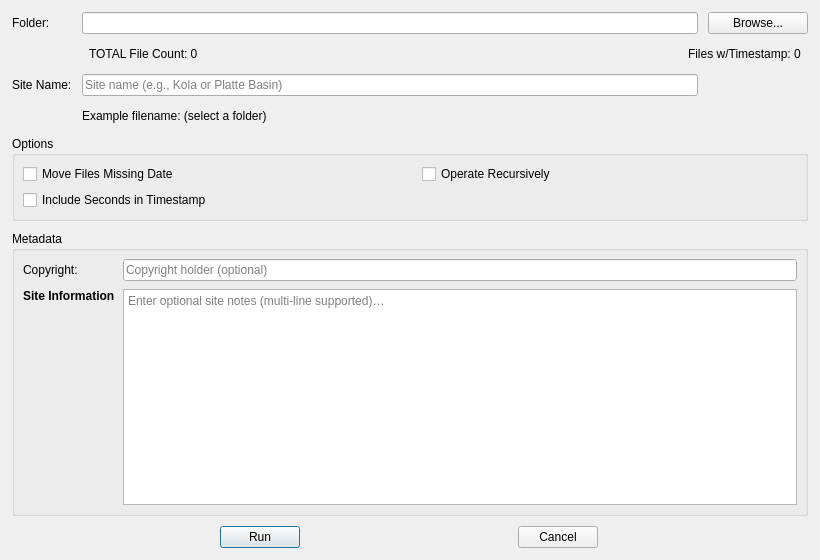
<?xml version="1.0" encoding="UTF-8"?>
<ui version="4.0">
 <class>ImageOrganizerDialog</class>
 <widget class="QDialog" name="ImageOrganizerDialog">
  <property name="geometry">
   <rect><x>0</x><y>0</y><width>820</width><height>560</height></rect>
  </property>
  <property name="windowTitle">
   <string>Image Organizer</string>
  </property>
  <layout class="QGridLayout" name="gridLayout">
   <property name="leftMargin"><number>12</number></property>
   <property name="topMargin"><number>12</number></property>
   <property name="rightMargin"><number>12</number></property>
   <property name="bottomMargin"><number>12</number></property>
   <property name="horizontalSpacing"><number>10</number></property>
   <property name="verticalSpacing"><number>10</number></property>

   <!-- Row 0: Folder -->
   <item row="0" column="0">
    <widget class="QLabel" name="label_folder">
     <property name="text"><string>Folder:</string></property>
    </widget>
   </item>
   <item row="0" column="1">
    <widget class="QLineEdit" name="src_edit">
     <property name="sizePolicy">
      <sizepolicy hsizetype="Expanding" vsizetype="Fixed">
       <horstretch>1</horstretch><verstretch>0</verstretch>
      </sizepolicy>
     </property>
    </widget>
   </item>
   <item row="0" column="2">
    <widget class="QPushButton" name="src_btn">
     <property name="text"><string>Browse...</string></property>
     <property name="autoDefault"><bool>false</bool></property>
     <property name="sizePolicy">
      <sizepolicy hsizetype="Fixed" vsizetype="Fixed">
       <horstretch>0</horstretch><verstretch>0</verstretch>
      </sizepolicy>
     </property>
     <property name="minimumSize">
      <size><width>100</width><height>0</height></size>
     </property>
     <property name="maximumSize">
      <size><width>100</width><height>16777215</height></size>
     </property>
    </widget>
   </item>

   <!-- Row 1: Counts (centered) -->
   <item row="1" column="0">
    <spacer name="indent_counts">
     <property name="orientation"><enum>Qt::Horizontal</enum></property>
     <property name="sizeHint"><size><width>12</width><height>20</height></size></property>
    </spacer>
   </item>
   <item row="1" column="1" colspan="2">
    <layout class="QHBoxLayout" name="countsRow">
     <item>
      <spacer name="counts_left">
       <property name="orientation"><enum>Qt::Horizontal</enum></property>
      </spacer>
     </item>
     <item>
      <widget class="QLabel" name="total_count_lbl">
       <property name="text"><string>TOTAL File Count: 0</string></property>
      </widget>
     </item>
     <item>
      <spacer name="counts_mid">
       <property name="orientation"><enum>Qt::Horizontal</enum></property>
       <property name="sizeHint"><size><width>20</width><height>20</height></size></property>
      </spacer>
     </item>
     <item>
      <widget class="QLabel" name="ts_count_lbl">
       <property name="text"><string>Files w/Timestamp: 0</string></property>
      </widget>
     </item>
     <item>
      <spacer name="counts_right">
       <property name="orientation"><enum>Qt::Horizontal</enum></property>
      </spacer>
     </item>
    </layout>
   </item>

   <!-- Row 2: Site Name (same visible width as Folder field) -->
   <item row="2" column="0">
    <widget class="QLabel" name="label_site">
     <property name="text"><string>Site Name:</string></property>
    </widget>
   </item>
   <item row="2" column="1">
    <widget class="QLineEdit" name="site_edit">
     <property name="placeholderText"><string>Site name (e.g., Kola or Platte Basin)</string></property>
     <property name="sizePolicy">
      <sizepolicy hsizetype="Expanding" vsizetype="Fixed">
       <horstretch>1</horstretch><verstretch>0</verstretch>
      </sizepolicy>
     </property>
    </widget>
   </item>
   <item row="2" column="2">
    <!-- spacer to visually match Browse button width -->
    <spacer name="site_btn_space">
     <property name="orientation"><enum>Qt::Horizontal</enum></property>
     <property name="sizeHint"><size><width>100</width><height>20</height></size></property>
    </spacer>
   </item>

   <!-- Row 3: Example filename -->
   <item row="3" column="0">
    <spacer name="indent_example">
     <property name="orientation"><enum>Qt::Horizontal</enum></property>
     <property name="sizeHint"><size><width>12</width><height>20</height></size></property>
    </spacer>
   </item>
   <item row="3" column="1" colspan="2">
    <widget class="QLabel" name="example_lbl">
     <property name="text"><string>Example filename: (select a folder)</string></property>
    </widget>
   </item>

   <!-- Row 4: Options -->
   <item row="4" column="0" colspan="3">
    <widget class="QGroupBox" name="group_options">
     <property name="title"><string>Options</string></property>
     <layout class="QGridLayout" name="optionsLayout">
      <property name="leftMargin"><number>8</number></property>
      <property name="topMargin"><number>8</number></property>
      <property name="rightMargin"><number>8</number></property>
      <property name="bottomMargin"><number>8</number></property>
      <property name="horizontalSpacing"><number>24</number></property>
      <property name="verticalSpacing"><number>6</number></property>

      <item row="0" column="0">
       <widget class="QCheckBox" name="move_missing_chk">
        <property name="text"><string>Move Files Missing Date</string></property>
       </widget>
      </item>
      <item row="0" column="1">
       <widget class="QCheckBox" name="recurse_chk">
        <property name="text"><string>Operate Recursively</string></property>
       </widget>
      </item>

      <!-- Row 1: Include Seconds + red warning in a single HBox -->
      <item row="1" column="0" colspan="2">
       <layout class="QHBoxLayout" name="secondsRow">
        <property name="spacing"><number>10</number></property>
        <item>
         <widget class="QCheckBox" name="sec_chk">
          <property name="text"><string>Include Seconds in Timestamp</string></property>
         </widget>
        </item>
        <item>
         <widget class="QLabel" name="sec_warn_lbl">
          <property name="text"><string/></property>
          <property name="styleSheet">
           <string notr="true">color: #B22222; /* firebrick red */</string>
          </property>
          <property name="wordWrap"><bool>true</bool></property>
          <property name="visible"><bool>false</bool></property>
          <property name="sizePolicy">
           <sizepolicy hsizetype="Expanding" vsizetype="Preferred">
            <horstretch>1</horstretch><verstretch>0</verstretch>
           </sizepolicy>
          </property>
         </widget>
        </item>
       </layout>
      </item>

     </layout>
    </widget>
   </item>

   <!-- Row 5: Metadata -->
   <item row="5" column="0" colspan="3">
    <widget class="QGroupBox" name="group_metadata">
     <property name="title"><string>Metadata</string></property>
     <layout class="QGridLayout" name="metaLayout">
      <property name="leftMargin"><number>8</number></property>
      <property name="topMargin"><number>8</number></property>
      <property name="rightMargin"><number>8</number></property>
      <property name="bottomMargin"><number>8</number></property>
      <property name="horizontalSpacing"><number>8</number></property>
      <property name="verticalSpacing"><number>8</number></property>

      <item row="0" column="0">
       <widget class="QLabel" name="label_copyright">
        <property name="text"><string>Copyright:</string></property>
       </widget>
      </item>
      <item row="0" column="1" colspan="2">
       <widget class="QLineEdit" name="copyright_edit">
        <property name="placeholderText"><string>Copyright holder (optional)</string></property>
        <property name="sizePolicy">
         <sizepolicy hsizetype="Expanding" vsizetype="Fixed">
          <horstretch>1</horstretch><verstretch>0</verstretch>
         </sizepolicy>
        </property>
       </widget>
      </item>

      <item row="1" column="0" alignment="Qt::AlignTop">
       <widget class="QLabel" name="label_siteinfo">
        <property name="text"><string>&lt;b&gt;Site Information&lt;/b&gt;</string></property>
       </widget>
      </item>
      <item row="1" column="1" colspan="2">
       <widget class="QTextEdit" name="site_info_edit">
        <property name="acceptRichText"><bool>false</bool></property>
        <property name="tabChangesFocus"><bool>true</bool></property>

        <!-- wrap text at widget width, no horizontal scroll, vertical as needed -->
        <property name="lineWrapMode"><enum>QTextEdit::WidgetWidth</enum></property>
        <property name="wordWrapMode"><enum>QTextOption::WordWrap</enum></property>
        <property name="horizontalScrollBarPolicy"><enum>Qt::ScrollBarAlwaysOff</enum></property>
        <property name="verticalScrollBarPolicy"><enum>Qt::ScrollBarAsNeeded</enum></property>

        <property name="sizePolicy">
         <sizepolicy hsizetype="Expanding" vsizetype="Preferred">
          <horstretch>1</horstretch><verstretch>1</verstretch>
         </sizepolicy>
        </property>
        <property name="placeholderText">
         <string>Enter optional site notes (multi-line supported)…</string>
        </property>
       </widget>
      </item>
     </layout>
    </widget>
   </item>

   <!-- Row 6: Buttons (side-by-side, centered, normal size) -->
   <item row="6" column="0" colspan="3">
    <layout class="QHBoxLayout" name="buttonsRow">
     <property name="alignment"><set>Qt::AlignHCenter</set></property>
     <property name="spacing"><number>10</number></property>

     <item>
      <widget class="QPushButton" name="run_btn">
       <property name="text"><string>Run</string></property>
       <property name="sizePolicy">
        <sizepolicy hsizetype="Fixed" vsizetype="Fixed">
         <horstretch>0</horstretch><verstretch>0</verstretch>
        </sizepolicy>
       </property>
      </widget>
     </item>
     <item>
      <widget class="QPushButton" name="cancel_btn">
       <property name="text"><string>Cancel</string></property>
       <property name="sizePolicy">
        <sizepolicy hsizetype="Fixed" vsizetype="Fixed">
         <horstretch>0</horstretch><verstretch>0</verstretch>
        </sizepolicy>
       </property>
      </widget>
     </item>
    </layout>
   </item>

  </layout>
 </widget>
 <resources/>
 <connections/>
</ui>
